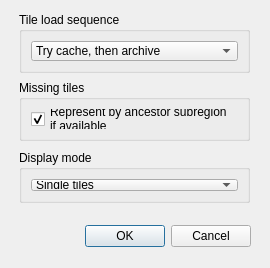
<?xml version="1.0" encoding="UTF-8"?>
<ui version="4.0">
 <class>DlgConfig</class>
 <widget class="QDialog" name="DlgConfig">
  <property name="geometry">
   <rect>
    <x>0</x>
    <y>0</y>
    <width>270</width>
    <height>268</height>
   </rect>
  </property>
  <property name="windowTitle">
   <string>tileedit: Configure</string>
  </property>
  <widget class="QWidget" name="layoutWidget">
   <property name="geometry">
    <rect>
     <x>20</x>
     <y>220</y>
     <width>231</width>
     <height>33</height>
    </rect>
   </property>
   <layout class="QHBoxLayout">
    <property name="spacing">
     <number>6</number>
    </property>
    <property name="leftMargin">
     <number>0</number>
    </property>
    <property name="topMargin">
     <number>0</number>
    </property>
    <property name="rightMargin">
     <number>0</number>
    </property>
    <property name="bottomMargin">
     <number>0</number>
    </property>
    <item>
     <spacer>
      <property name="orientation">
       <enum>Qt::Horizontal</enum>
      </property>
      <property name="sizeHint" stdset="0">
       <size>
        <width>131</width>
        <height>31</height>
       </size>
      </property>
     </spacer>
    </item>
    <item>
     <widget class="QPushButton" name="okButton">
      <property name="text">
       <string>OK</string>
      </property>
     </widget>
    </item>
    <item>
     <widget class="QPushButton" name="cancelButton">
      <property name="text">
       <string>Cancel</string>
      </property>
     </widget>
    </item>
   </layout>
  </widget>
  <widget class="QGroupBox" name="groupBox">
   <property name="geometry">
    <rect>
     <x>19</x>
     <y>12</y>
     <width>231</width>
     <height>61</height>
    </rect>
   </property>
   <property name="title">
    <string>Tile load sequence</string>
   </property>
   <layout class="QVBoxLayout" name="verticalLayout">
    <item>
     <widget class="QComboBox" name="comboLoadSequence">
      <item>
       <property name="text">
        <string>Try cache, then archive</string>
       </property>
      </item>
      <item>
       <property name="text">
        <string>Compressed archive only</string>
       </property>
      </item>
      <item>
       <property name="text">
        <string>Cache files only</string>
       </property>
      </item>
     </widget>
    </item>
   </layout>
  </widget>
  <widget class="QGroupBox" name="groupBox_2">
   <property name="geometry">
    <rect>
     <x>19</x>
     <y>150</y>
     <width>231</width>
     <height>53</height>
    </rect>
   </property>
   <property name="title">
    <string>Display mode</string>
   </property>
   <layout class="QVBoxLayout" name="verticalLayout_2">
    <item>
     <widget class="QComboBox" name="comboDisplayMode">
      <item>
       <property name="text">
        <string>Single tiles</string>
       </property>
      </item>
      <item>
       <property name="text">
        <string>2x2 tile blocks</string>
       </property>
      </item>
     </widget>
    </item>
   </layout>
  </widget>
  <widget class="QGroupBox" name="groupBox_3">
   <property name="geometry">
    <rect>
     <x>19</x>
     <y>80</y>
     <width>231</width>
     <height>61</height>
    </rect>
   </property>
   <property name="title">
    <string>Missing tiles</string>
   </property>
   <property name="alignment">
    <set>Qt::AlignLeading|Qt::AlignLeft|Qt::AlignTop</set>
   </property>
   <layout class="QVBoxLayout" name="verticalLayout_3">
    <item>
     <widget class="QCheckBox" name="checkInterpolateFromAncestor">
      <property name="text">
       <string>Represent by ancestor subregion 
if available</string>
      </property>
      <property name="checked">
       <bool>true</bool>
      </property>
     </widget>
    </item>
   </layout>
  </widget>
 </widget>
 <resources/>
 <connections>
  <connection>
   <sender>okButton</sender>
   <signal>clicked()</signal>
   <receiver>DlgConfig</receiver>
   <slot>accept()</slot>
   <hints>
    <hint type="sourcelabel">
     <x>278</x>
     <y>253</y>
    </hint>
    <hint type="destinationlabel">
     <x>96</x>
     <y>254</y>
    </hint>
   </hints>
  </connection>
  <connection>
   <sender>cancelButton</sender>
   <signal>clicked()</signal>
   <receiver>DlgConfig</receiver>
   <slot>reject()</slot>
   <hints>
    <hint type="sourcelabel">
     <x>369</x>
     <y>253</y>
    </hint>
    <hint type="destinationlabel">
     <x>179</x>
     <y>282</y>
    </hint>
   </hints>
  </connection>
 </connections>
</ui>
